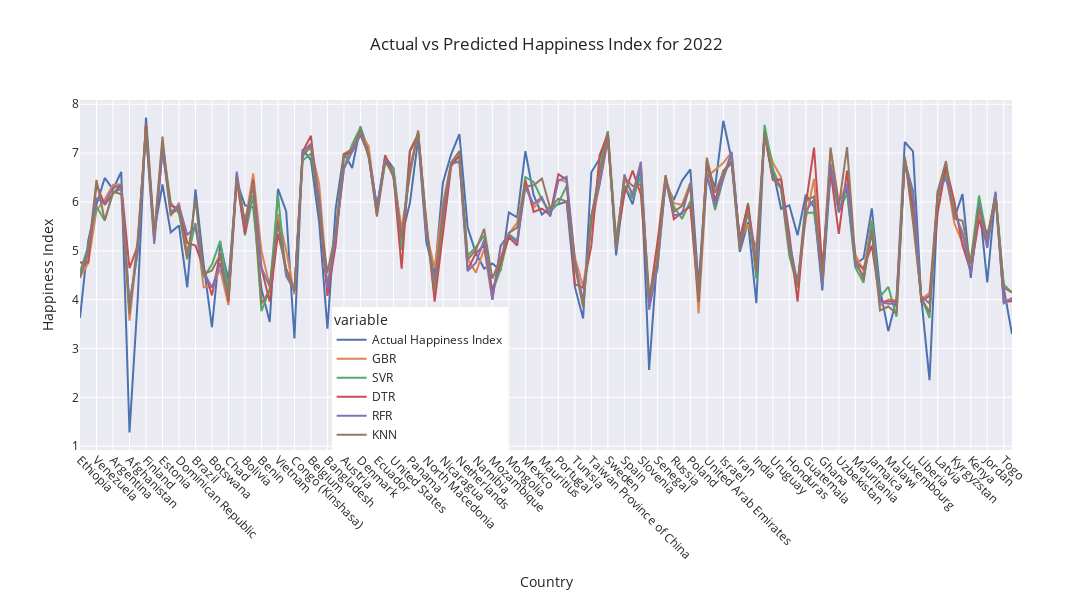

The cell this chart's notebook holds for it:
### Code cell
df_line_plot = pd.DataFrame({
    'Country': df_test.loc[y_test_2022.index, "Country Name"],
    'Actual Happiness Index': y_test_2022,
    'GBR': GBR_pred_2022,
    'SVR': SVR_pred_2022,
    'DTR': DTR_pred_2022,
    'RFR': RFR_pred_2022,
    'KNN': KNN_pred_2022,
})

fig = px.line(df_line_plot, x='Country', y=['Actual Happiness Index', 'GBR', 'SVR', 'DTR', 'RFR', 'KNN'],
              title='Actual vs Predicted Happiness Index for 2022',
              labels={'value': 'Happiness Index', 'Country': 'Country'},
              line_shape='linear',
              template='seaborn')

fig.update_layout(xaxis=dict(tickangle=45),
                  legend=dict(x=0.27, y=0),
                  height=600,
                  width=1200)

fig.show()

### Figure 1 — Plotly figure (JSON) as saved in the notebook; plotly's stock layout.template omitted (floating-point values rounded to 4 significant figures)
{"data": [{"hovertemplate": "variable=Actual Happiness Index<br>Country=%{x}<br>Happiness Index=%{y}<extra></extra>", "legendgroup": "Actual Happiness Index", "line": {"color": "rgb(76,114,176)", "dash": "solid", "shape": "linear"}, "marker": {"symbol": "circle"}, "mode": "lines", "name": "Actual Happiness Index", "orientation": "v", "showlegend": true, "type": "scatter", "x": ["Ethiopia", "Albania", "Venezuela", "El Salvador", "Argentina", "France", "Afghanistan", "Egypt", "Finland", "Armenia", "Estonia", "Bulgaria", "Dominican Republic", "Cambodia", "Brazil", "Cameroon", "Botswana", "Gabon", "Chad", "Chile", "Bolivia", "Colombia", "Benin", "Comoros", "Vietnam", "Congo (Brazzaville)", "Congo (Kinshasa)", "Costa Rica", "Belgium", "Croatia", "Bangladesh", "Cyprus", "Austria", "Czechia", "Denmark", "Australia", "Ecuador", "Canada", "United States", "Georgia", "Panama", "Norway", "North Macedonia", "Niger", "Nicaragua", "New Zealand", "Netherlands", "Nepal", "Namibia", "Ukraine", "Mozambique", "Morocco", "Mongolia", "Moldova", "Mexico", "Paraguay", "Mauritius", "Peru", "Portugal", "Thailand", "Tunisia", "Tanzania", "Taiwan Province of China", "Switzerland", "Sweden", "State of Palestine", "Spain", "South Korea", "Slovenia", "Sierra Leone", "Senegal", "Saudi Arabia", "Russia", "Romania", "Poland", "Gambia", "United Arab Emirates", "Malta", "Israel", "Ireland", "Iran", "Indonesia", "India", "Iceland", "Uruguay", "Hungary", "Honduras", "Guinea", "Guatemala", "Greece", "Ghana", "Germany", "Uzbekistan", "Italy", "Mauritania", "Ivory Coast", "Jamaica", "Mali", "Malawi", "Madagascar", "Luxembourg", "Lithuania", "Liberia", "Lebanon", "Latvia", "United Kingdom", "Kyrgyzstan", "Kosovo", "Kenya", "Kazakhstan", "Jordan", "Japan", "Togo", "Zimbabwe"], "xaxis": "x", "y": [3.628, 5.212, 5.949, 6.492, 6.261, 6.614, 1.281, 4.024, 7.729, 5.382, 6.357, 5.378, 5.518, 4.25, 6.257, 4.712, 3.435, 5.14, 4.397, 6.415, 5.929, 5.892, 4.217, 3.545, 6.267, 5.805, 3.207, 7.077, 6.857, 5.579, 3.408, 5.865, 6.999, 6.695, 7.545, 7.035, 5.887, 6.918, 6.693, 5.293, 5.979, 7.295, 5.167, 4.501, 6.392, 6.975, 7.39, 5.474, 4.949, 4.637, 4.74, 4.596, 5.788, 5.687, 7.038, 6.138, 5.741, 5.892, 5.953, 6.007, 4.261, 3.616, 6.607, 6.884, 7.431, 4.908, 6.337, 5.95, 6.723, 2.56, 4.907, 6.382, 6.044, 6.437, 6.666, 4.279, 6.738, 6.299, 7.662, 6.87, 4.977, 5.585, 3.93, 7.449, 6.671, 5.861, 5.932, 5.317, 6.15, 5.9, 4.191, 6.608, 6.016, 6.258, 4.724, 4.849, 5.87, 4.211, 3.356, 4.019, 7.228, 7.038, 4.042, 2.352, 6.055, 6.722, 5.668, 6.16, 4.448, 6.006, 4.356, 6.178, 4.239, 3.296], "yaxis": "y"}, {"hovertemplate": "variable=GBR<br>Country=%{x}<br>Happiness Index=%{y}<extra></extra>", "legendgroup": "GBR", "line": {"color": "rgb(221,132,82)", "dash": "solid", "shape": "linear"}, "marker": {"symbol": "circle"}, "mode": "lines", "name": "GBR", "orientation": "v", "showlegend": true, "type": "scatter", "x": ["Ethiopia", "Albania", "Venezuela", "El Salvador", "Argentina", "France", "Afghanistan", "Egypt", "Finland", "Armenia", "Estonia", "Bulgaria", "Dominican Republic", "Cambodia", "Brazil", "Cameroon", "Botswana", "Gabon", "Chad", "Chile", "Bolivia", "Colombia", "Benin", "Comoros", "Vietnam", "Congo (Brazzaville)", "Congo (Kinshasa)", "Costa Rica", "Belgium", "Croatia", "Bangladesh", "Cyprus", "Austria", "Czechia", "Denmark", "Australia", "Ecuador", "Canada", "United States", "Georgia", "Panama", "Norway", "North Macedonia", "Niger", "Nicaragua", "New Zealand", "Netherlands", "Nepal", "Namibia", "Ukraine", "Mozambique", "Morocco", "Mongolia", "Moldova", "Mexico", "Paraguay", "Mauritius", "Peru", "Portugal", "Thailand", "Tunisia", "Tanzania", "Taiwan Province of China", "Switzerland", "Sweden", "State of Palestine", "Spain", "South Korea", "Slovenia", "Sierra Leone", "Senegal", "Saudi Arabia", "Russia", "Romania", "Poland", "Gambia", "United Arab Emirates", "Malta", "Israel", "Ireland", "Iran", "Indonesia", "India", "Iceland", "Uruguay", "Hungary", "Honduras", "Guinea", "Guatemala", "Greece", "Ghana", "Germany", "Uzbekistan", "Italy", "Mauritania", "Ivory Coast", "Jamaica", "Mali", "Malawi", "Madagascar", "Luxembourg", "Lithuania", "Liberia", "Lebanon", "Latvia", "United Kingdom", "Kyrgyzstan", "Kosovo", "Kenya", "Kazakhstan", "Jordan", "Japan", "Togo", "Zimbabwe"], "xaxis": "x", "y": [4.46, 4.753, 5.829, 6.053, 6.351, 6.36, 3.571, 5.111, 7.481, 5.206, 7.122, 5.709, 5.984, 4.989, 5.552, 4.253, 4.255, 4.623, 3.888, 6.47, 5.558, 6.582, 5.002, 4.274, 5.753, 5.006, 4.109, 6.997, 7.097, 6.364, 4.269, 5.316, 6.946, 7.038, 7.427, 7.139, 5.774, 6.921, 6.509, 5.455, 6.546, 7.443, 5.367, 4.642, 5.976, 6.798, 6.813, 4.841, 4.552, 5.039, 4.001, 5.088, 5.354, 5.574, 6.422, 5.873, 6.073, 5.714, 6.46, 6.406, 4.87, 4.266, 5.485, 6.338, 7.241, 5.186, 6.46, 6.181, 6.796, 3.872, 4.879, 6.469, 5.975, 5.943, 6.396, 3.718, 6.511, 6.657, 6.8, 7.016, 5.211, 5.537, 5.063, 7.419, 6.807, 6.507, 5.13, 4.246, 5.657, 6.476, 4.357, 7.053, 6.018, 6.377, 4.931, 4.579, 5.634, 3.876, 4.002, 3.985, 6.912, 5.759, 4.006, 4.134, 6.151, 6.583, 5.569, 5.158, 4.559, 5.719, 5.246, 6.115, 3.999, 3.992], "yaxis": "y"}, {"hovertemplate": "variable=SVR<br>Country=%{x}<br>Happiness Index=%{y}<extra></extra>", "legendgroup": "SVR", "line": {"color": "rgb(85,168,104)", "dash": "solid", "shape": "linear"}, "marker": {"symbol": "circle"}, "mode": "lines", "name": "SVR", "orientation": "v", "showlegend": true, "type": "scatter", "x": ["Ethiopia", "Albania", "Venezuela", "El Salvador", "Argentina", "France", "Afghanistan", "Egypt", "Finland", "Armenia", "Estonia", "Bulgaria", "Dominican Republic", "Cambodia", "Brazil", "Cameroon", "Botswana", "Gabon", "Chad", "Chile", "Bolivia", "Colombia", "Benin", "Comoros", "Vietnam", "Congo (Brazzaville)", "Congo (Kinshasa)", "Costa Rica", "Belgium", "Croatia", "Bangladesh", "Cyprus", "Austria", "Czechia", "Denmark", "Australia", "Ecuador", "Canada", "United States", "Georgia", "Panama", "Norway", "North Macedonia", "Niger", "Nicaragua", "New Zealand", "Netherlands", "Nepal", "Namibia", "Ukraine", "Mozambique", "Morocco", "Mongolia", "Moldova", "Mexico", "Paraguay", "Mauritius", "Peru", "Portugal", "Thailand", "Tunisia", "Tanzania", "Taiwan Province of China", "Switzerland", "Sweden", "State of Palestine", "Spain", "South Korea", "Slovenia", "Sierra Leone", "Senegal", "Saudi Arabia", "Russia", "Romania", "Poland", "Gambia", "United Arab Emirates", "Malta", "Israel", "Ireland", "Iran", "Indonesia", "India", "Iceland", "Uruguay", "Hungary", "Honduras", "Guinea", "Guatemala", "Greece", "Ghana", "Germany", "Uzbekistan", "Italy", "Mauritania", "Ivory Coast", "Jamaica", "Mali", "Malawi", "Madagascar", "Luxembourg", "Lithuania", "Liberia", "Lebanon", "Latvia", "United Kingdom", "Kyrgyzstan", "Kosovo", "Kenya", "Kazakhstan", "Jordan", "Japan", "Togo", "Zimbabwe"], "xaxis": "x", "y": [4.557, 5.095, 5.908, 5.619, 6.177, 6.28, 3.893, 4.985, 7.587, 5.33, 7.192, 5.99, 5.761, 4.847, 5.569, 4.456, 4.725, 5.205, 4.193, 6.543, 5.314, 6.138, 3.765, 4.203, 6.146, 4.48, 4.203, 6.849, 6.991, 5.944, 4.22, 5.252, 6.695, 7.179, 7.524, 6.901, 5.861, 6.801, 6.683, 5.015, 7.059, 7.394, 5.447, 4.083, 5.451, 6.8, 6.935, 4.905, 5.074, 5.318, 4.158, 4.624, 5.341, 5.209, 6.508, 6.411, 6.051, 5.795, 5.974, 6.327, 4.798, 3.889, 5.615, 6.698, 7.45, 5.254, 6.32, 6.066, 6.521, 4.119, 4.608, 6.415, 5.905, 5.654, 6.018, 4.054, 6.6, 5.836, 6.47, 6.969, 5.185, 5.981, 4.429, 7.578, 6.683, 6.267, 4.899, 4.247, 5.775, 5.784, 4.57, 6.716, 5.787, 6.185, 4.659, 4.348, 5.605, 4.058, 4.263, 3.652, 6.886, 6.11, 4.05, 3.627, 6.158, 6.595, 5.839, 5.328, 4.802, 6.131, 5.231, 6.177, 4.313, 4.145], "yaxis": "y"}, {"hovertemplate": "variable=DTR<br>Country=%{x}<br>Happiness Index=%{y}<extra></extra>", "legendgroup": "DTR", "line": {"color": "rgb(196,78,82)", "dash": "solid", "shape": "linear"}, "marker": {"symbol": "circle"}, "mode": "lines", "name": "DTR", "orientation": "v", "showlegend": true, "type": "scatter", "x": ["Ethiopia", "Albania", "Venezuela", "El Salvador", "Argentina", "France", "Afghanistan", "Egypt", "Finland", "Armenia", "Estonia", "Bulgaria", "Dominican Republic", "Cambodia", "Brazil", "Cameroon", "Botswana", "Gabon", "Chad", "Chile", "Bolivia", "Colombia", "Benin", "Comoros", "Vietnam", "Congo (Brazzaville)", "Congo (Kinshasa)", "Costa Rica", "Belgium", "Croatia", "Bangladesh", "Cyprus", "Austria", "Czechia", "Denmark", "Australia", "Ecuador", "Canada", "United States", "Georgia", "Panama", "Norway", "North Macedonia", "Niger", "Nicaragua", "New Zealand", "Netherlands", "Nepal", "Namibia", "Ukraine", "Mozambique", "Morocco", "Mongolia", "Moldova", "Mexico", "Paraguay", "Mauritius", "Peru", "Portugal", "Thailand", "Tunisia", "Tanzania", "Taiwan Province of China", "Switzerland", "Sweden", "State of Palestine", "Spain", "South Korea", "Slovenia", "Sierra Leone", "Senegal", "Saudi Arabia", "Russia", "Romania", "Poland", "Gambia", "United Arab Emirates", "Malta", "Israel", "Ireland", "Iran", "Indonesia", "India", "Iceland", "Uruguay", "Hungary", "Honduras", "Guinea", "Guatemala", "Greece", "Ghana", "Germany", "Uzbekistan", "Italy", "Mauritania", "Ivory Coast", "Jamaica", "Mali", "Malawi", "Madagascar", "Luxembourg", "Lithuania", "Liberia", "Lebanon", "Latvia", "United Kingdom", "Kyrgyzstan", "Kosovo", "Kenya", "Kazakhstan", "Jordan", "Japan", "Togo", "Zimbabwe"], "xaxis": "x", "y": [4.761, 4.761, 6.36, 5.94, 6.171, 6.352, 4.643, 5.107, 7.586, 5.255, 7.034, 5.921, 5.864, 5.164, 5.107, 4.643, 4.087, 4.953, 3.966, 6.452, 5.347, 6.452, 4.643, 3.96, 5.347, 4.643, 4.177, 7.034, 7.355, 5.909, 4.077, 5.107, 6.958, 7.034, 7.379, 6.958, 5.736, 6.958, 6.55, 4.635, 7.034, 7.379, 5.604, 3.96, 5.347, 6.728, 6.958, 4.609, 4.953, 5.107, 4.177, 4.761, 5.278, 5.107, 6.452, 5.796, 5.864, 5.736, 6.571, 6.452, 4.318, 4.24, 5.107, 6.958, 7.379, 5.107, 6.153, 6.641, 6.153, 3.96, 5.164, 6.55, 5.647, 5.791, 5.909, 3.96, 6.837, 6.017, 6.641, 6.825, 5.255, 5.94, 4.761, 7.379, 6.452, 6.462, 5.347, 3.96, 5.94, 7.114, 4.643, 6.641, 5.347, 6.641, 4.761, 4.643, 5.107, 3.966, 3.96, 3.966, 6.825, 5.909, 3.966, 4.077, 5.791, 6.728, 6.017, 5.107, 4.594, 5.647, 5.107, 6.153, 3.96, 3.966], "yaxis": "y"}, {"hovertemplate": "variable=RFR<br>Country=%{x}<br>Happiness Index=%{y}<extra></extra>", "legendgroup": "RFR", "line": {"color": "rgb(129,114,179)", "dash": "solid", "shape": "linear"}, "marker": {"symbol": "circle"}, "mode": "lines", "name": "RFR", "orientation": "v", "showlegend": true, "type": "scatter", "x": ["Ethiopia", "Albania", "Venezuela", "El Salvador", "Argentina", "France", "Afghanistan", "Egypt", "Finland", "Armenia", "Estonia", "Bulgaria", "Dominican Republic", "Cambodia", "Brazil", "Cameroon", "Botswana", "Gabon", "Chad", "Chile", "Bolivia", "Colombia", "Benin", "Comoros", "Vietnam", "Congo (Brazzaville)", "Congo (Kinshasa)", "Costa Rica", "Belgium", "Croatia", "Bangladesh", "Cyprus", "Austria", "Czechia", "Denmark", "Australia", "Ecuador", "Canada", "United States", "Georgia", "Panama", "Norway", "North Macedonia", "Niger", "Nicaragua", "New Zealand", "Netherlands", "Nepal", "Namibia", "Ukraine", "Mozambique", "Morocco", "Mongolia", "Moldova", "Mexico", "Paraguay", "Mauritius", "Peru", "Portugal", "Thailand", "Tunisia", "Tanzania", "Taiwan Province of China", "Switzerland", "Sweden", "State of Palestine", "Spain", "South Korea", "Slovenia", "Sierra Leone", "Senegal", "Saudi Arabia", "Russia", "Romania", "Poland", "Gambia", "United Arab Emirates", "Malta", "Israel", "Ireland", "Iran", "Indonesia", "India", "Iceland", "Uruguay", "Hungary", "Honduras", "Guinea", "Guatemala", "Greece", "Ghana", "Germany", "Uzbekistan", "Italy", "Mauritania", "Ivory Coast", "Jamaica", "Mali", "Malawi", "Madagascar", "Luxembourg", "Lithuania", "Liberia", "Lebanon", "Latvia", "United Kingdom", "Kyrgyzstan", "Kosovo", "Kenya", "Kazakhstan", "Jordan", "Japan", "Togo", "Zimbabwe"], "xaxis": "x", "y": [4.445, 5.06, 6.075, 5.978, 6.287, 6.351, 3.903, 4.99, 7.418, 5.142, 7.085, 5.793, 5.93, 5.329, 5.481, 4.564, 4.249, 4.744, 4.03, 6.622, 5.523, 6.366, 4.657, 4.267, 5.58, 4.509, 4.171, 7.022, 7.195, 6.074, 4.239, 5.295, 6.679, 7.042, 7.381, 6.983, 5.918, 6.872, 6.519, 5.251, 6.688, 7.408, 5.325, 4.381, 5.692, 6.774, 6.835, 4.584, 4.758, 5.223, 3.995, 5.113, 5.323, 5.171, 6.302, 5.957, 6.098, 5.703, 6.432, 6.514, 4.783, 3.976, 5.728, 6.356, 7.323, 5.022, 6.567, 6.119, 6.825, 3.795, 4.657, 6.436, 5.73, 5.754, 6.386, 4.125, 6.547, 5.916, 6.514, 7.024, 5.126, 5.783, 4.832, 7.395, 6.484, 6.321, 5.195, 4.336, 5.814, 6.051, 4.269, 6.791, 5.79, 6.371, 4.721, 4.493, 5.423, 3.954, 3.916, 3.917, 6.823, 6.229, 4.069, 3.922, 6.223, 6.485, 5.777, 5.375, 4.517, 5.924, 5.059, 6.213, 3.927, 4.039], "yaxis": "y"}, {"hovertemplate": "variable=KNN<br>Country=%{x}<br>Happiness Index=%{y}<extra></extra>", "legendgroup": "KNN", "line": {"color": "rgb(147,120,96)", "dash": "solid", "shape": "linear"}, "marker": {"symbol": "circle"}, "mode": "lines", "name": "KNN", "orientation": "v", "showlegend": true, "type": "scatter", "x": ["Ethiopia", "Albania", "Venezuela", "El Salvador", "Argentina", "France", "Afghanistan", "Egypt", "Finland", "Armenia", "Estonia", "Bulgaria", "Dominican Republic", "Cambodia", "Brazil", "Cameroon", "Botswana", "Gabon", "Chad", "Chile", "Bolivia", "Colombia", "Benin", "Comoros", "Vietnam", "Congo (Brazzaville)", "Congo (Kinshasa)", "Costa Rica", "Belgium", "Croatia", "Bangladesh", "Cyprus", "Austria", "Czechia", "Denmark", "Australia", "Ecuador", "Canada", "United States", "Georgia", "Panama", "Norway", "North Macedonia", "Niger", "Nicaragua", "New Zealand", "Netherlands", "Nepal", "Namibia", "Ukraine", "Mozambique", "Morocco", "Mongolia", "Moldova", "Mexico", "Paraguay", "Mauritius", "Peru", "Portugal", "Thailand", "Tunisia", "Tanzania", "Taiwan Province of China", "Switzerland", "Sweden", "State of Palestine", "Spain", "South Korea", "Slovenia", "Sierra Leone", "Senegal", "Saudi Arabia", "Russia", "Romania", "Poland", "Gambia", "United Arab Emirates", "Malta", "Israel", "Ireland", "Iran", "Indonesia", "India", "Iceland", "Uruguay", "Hungary", "Honduras", "Guinea", "Guatemala", "Greece", "Ghana", "Germany", "Uzbekistan", "Italy", "Mauritania", "Ivory Coast", "Jamaica", "Mali", "Malawi", "Madagascar", "Luxembourg", "Lithuania", "Liberia", "Lebanon", "Latvia", "United Kingdom", "Kyrgyzstan", "Kosovo", "Kenya", "Kazakhstan", "Jordan", "Japan", "Togo", "Zimbabwe"], "xaxis": "x", "y": [4.482, 4.947, 6.451, 5.623, 6.213, 6.158, 3.703, 5.248, 7.461, 5.33, 7.338, 5.753, 5.864, 4.825, 6.051, 4.526, 4.597, 4.919, 4.032, 6.492, 5.599, 6.353, 3.915, 4.193, 5.616, 4.616, 4.184, 6.933, 7.16, 5.834, 4.548, 5.399, 6.981, 7.088, 7.477, 6.942, 5.701, 6.824, 6.571, 5.249, 6.619, 7.463, 5.508, 4.176, 5.852, 6.805, 7.04, 4.823, 5.018, 5.451, 4.429, 4.849, 5.368, 5.476, 6.324, 6.336, 6.481, 5.878, 6.07, 6.012, 4.693, 3.848, 5.71, 6.575, 7.363, 5.078, 6.491, 6.327, 6.358, 4.037, 4.805, 6.523, 5.799, 5.921, 6.311, 3.984, 6.907, 6.19, 6.614, 6.802, 5.025, 5.832, 4.547, 7.44, 6.469, 6.284, 5.027, 4.308, 6.02, 6.113, 4.463, 7.115, 5.904, 7.124, 4.845, 4.404, 5.394, 3.779, 3.86, 3.717, 6.926, 5.578, 4.036, 3.737, 6.229, 6.836, 5.663, 5.616, 4.736, 5.879, 5.32, 6.081, 4.253, 4.146], "yaxis": "y"}], "layout": {"height": 600, "legend": {"title": {"text": "variable"}, "tracegroupgap": 0, "x": 0.27, "y": 0}, "title": {"text": "Actual vs Predicted Happiness Index for 2022"}, "width": 1200, "xaxis": {"anchor": "y", "domain": [0, 1], "tickangle": 45, "title": {"text": "Country"}}, "yaxis": {"anchor": "x", "domain": [0, 1], "title": {"text": "Happiness Index"}}}}
